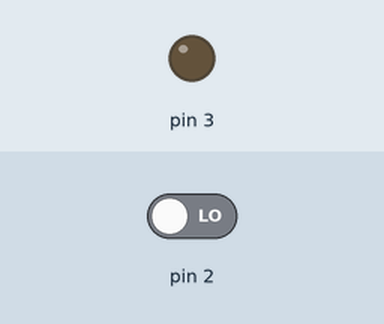
This sketch was run on a simulated Arduino Uno, built with avr-gcc and run on an emulated ATmega328P. Parts: output pins drawn as LEDs (lit = HIGH). The inputs (shaded band) are chosen by the test bench; at power-on: pin 2 LOW.

Above: at 1.2 s.
1.3 s: pin 2 driven HIGH
At 1.9 s:
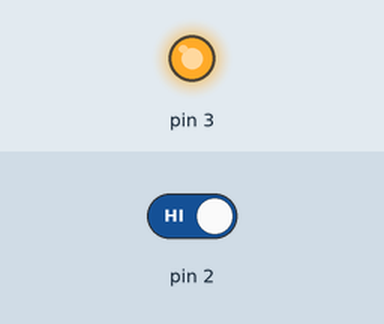
2.8 s: pin 2 driven LOW
At 3.1 s:
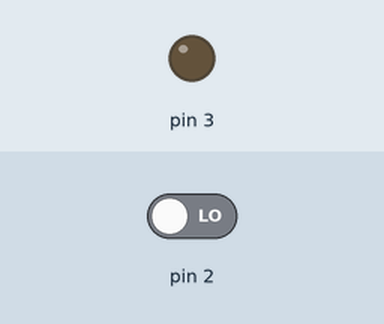
Timing chart, 0 to 5.8 s (numbered marks = the images above; inputs shaded):
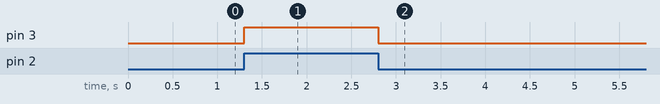

The sketch:

button-led.ino
```cpp
void setup() {
  pinMode(2, INPUT);
  pinMode(3, OUTPUT);
  Serial.begin(9600);
}

void loop() {
  // put your main code here, to run repeatedly:
  int data = digitalRead(2);

  digitalWrite(3, data ? HIGH : LOW);
}
```

Measured:
- after the input at 1.3 s, pin 3: LOW → HIGH at once
- after the input at 2.8 s, pin 3: HIGH → LOW at once
